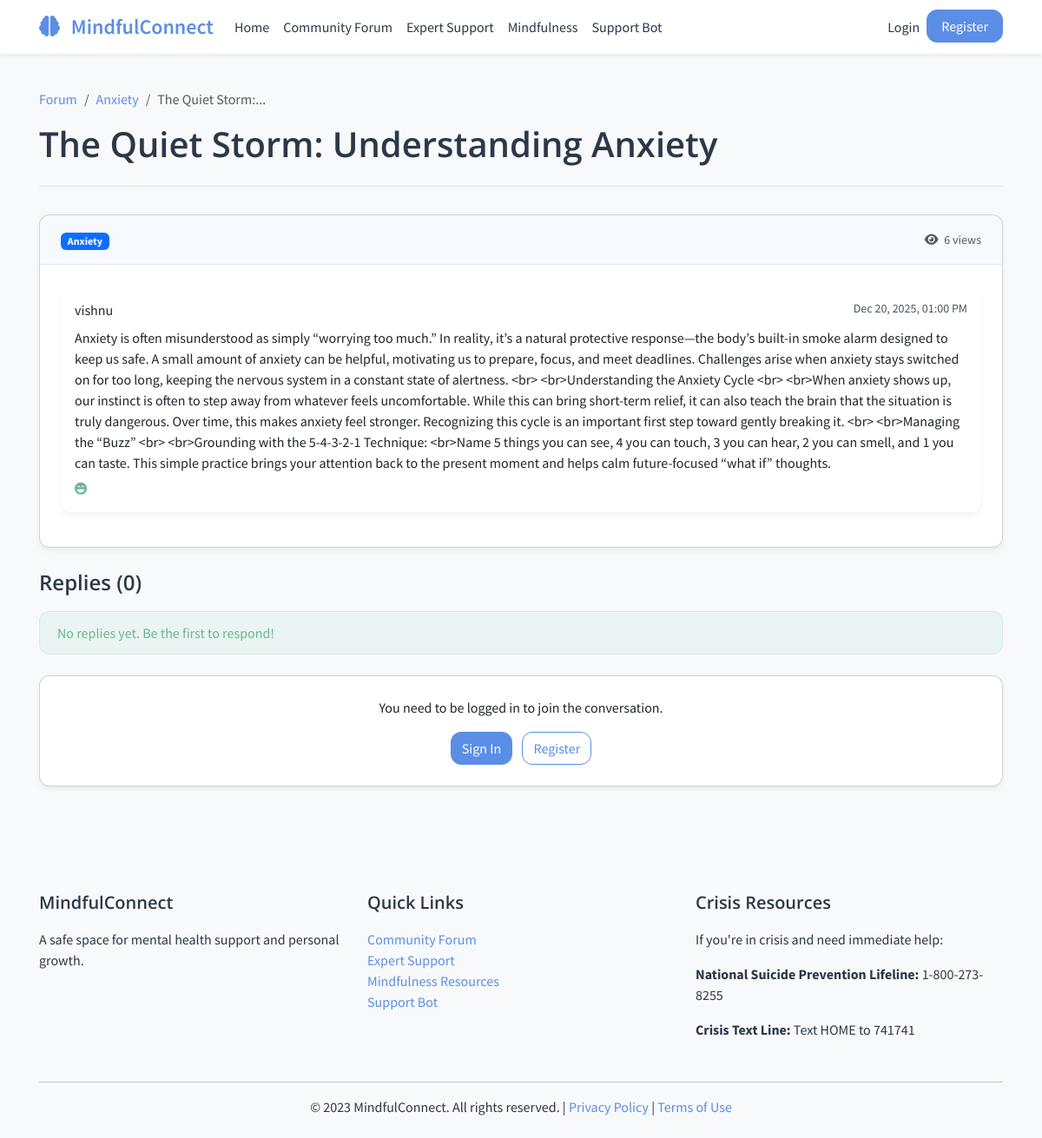
Screenshot of /forum/topic/2 with the database file from the repository.
### models.py (models this page shows, shortened)
class ForumTopic(db.Model):
    id = db.Column(db.Integer, primary_key=True)
    title = db.Column(db.String(255), nullable=False)
    content = db.Column(db.Text, nullable=False)
    created_at = db.Column(db.DateTime, default=datetime.utcnow)
    updated_at = db.Column(db.DateTime, default=datetime.utcnow, onupdate=datetime.utcnow)
    user_id = db.Column(db.Integer, db.ForeignKey('user.id'))
    category = db.Column(db.String(50), nullable=False)
    views = db.Column(db.Integer, default=0)
    is_pinned = db.Column(db.Boolean, default=False)
    is_closed = db.Column(db.Boolean, default=False)
    sentiment_score = db.Column(db.Float, nullable=True)
    posts = db.relationship('ForumPost', backref='topic', lazy='dynamic')

class User(UserMixin, db.Model):
    id = db.Column(db.Integer, primary_key=True)
    username = db.Column(db.String(64), unique=True, nullable=False)
    email = db.Column(db.String(120), unique=True, nullable=False)
    password_hash = db.Column(db.String(256))
    date_joined = db.Column(db.DateTime, default=datetime.utcnow)
    display_name = db.Column(db.String(64), nullable=False)
    is_active = db.Column(db.Boolean, default=True)
    is_admin = db.Column(db.Boolean, default=False)
    forum_topics = db.relationship('ForumTopic', backref='author', lazy='dynamic')
    forum_posts = db.relationship('ForumPost', backref='author', lazy='dynamic')
    mood_entries = db.relationship('MoodEntry', backref='user', lazy='dynamic')
    journals = db.relationship('Journal', backref='user', lazy='dynamic')
    expert_profile = db.relationship('Expert', backref='user', uselist=False)
    @property
    def is_expert(self):
        return self.expert_profile is not None and self.expert_profile.is_verified

### routes/forum.py (the view, shortened to what this page needs)
@forum_bp.route('/topic/<int:topic_id>', methods=['GET', 'POST'])
def view_topic(topic_id):
    topic = ForumTopic.query.get_or_404(topic_id)
    posts = ForumPost.query.filter_by(topic_id=topic_id).order_by(ForumPost.created_at).all()
    topic.views += 1
    db.session.commit()
    form = PostForm()
    return render_template('forum/topic.html',
                          title=topic.title,
                          topic=topic,
                          posts=posts,
                          form=form)

### templates/forum/topic.html (shortened to what this page needs)
{% extends 'layout.html' %}
{% block page_header %}
<nav aria-label="breadcrumb">
    <ol class="breadcrumb">
        <li class="breadcrumb-item"><a href="{{ url_for('forum.index') }}">Forum</a></li>
        <li class="breadcrumb-item"><a href="{{ url_for('forum.index', category=topic.category) }}">{{ topic.category|capitalize }}</a></li>
        <li class="breadcrumb-item active" aria-current="page">{{ topic.title|truncate(30) }}</li>
    </ol>
</nav>
<div class="d-flex justify-content-between align-items-center flex-wrap">
    <h1 class="page-title">{{ topic.title }}</h1>
</div>
{% endblock %}
{% block content %}
<div class="mb-4">
    <div class="card mb-4">
        <div class="card-header d-flex justify-content-between align-items-center">
            <div>
                <span class="badge bg-primary">{{ topic.category|capitalize }}</span>
            </div>
            <small class="text-muted">
                <i class="fas fa-eye me-1"></i> {{ topic.views }} views
            </small>
        </div>
        <div class="card-body">
            <div class="forum-post">
                <div class="forum-post-header">
                    <div class="forum-post-author">
                        {{ topic.author.display_name }}
                        {% if topic.author.is_expert %}
                        <span class="badge bg-accent ms-1">Expert</span>
                        {% endif %}
                    </div>
                    <div class="forum-post-date">
                        {{ topic.created_at.strftime('%b %d, %Y, %I:%M %p') }}
                    </div>
                </div>
                <div class="forum-post-content">
                    {{ topic.content | e | replace('\n', '<br>') | safe }}
                </div>
                <div class="forum-post-footer">
                    <span data-sentiment-score="{{ topic.sentiment_score }}"></span>
                </div>
            </div>
        </div>
    </div>
    <h4 class="mb-3">Replies ({{ posts|length }})</h4>
    {% if posts %}
        {% for post in posts %}
        <div class="forum-post" id="post-{{ post.id }}">
            <div class="forum-post-header">
                <div class="forum-post-author">
                    {{ post.author.display_name }}
                    {% if post.author.is_expert %}
                    <span class="badge bg-accent ms-1">Expert</span>
                    {% endif %}
                    {% if post.is_solution %}
                    <span class="badge bg-success ms-1">Solution</span>
                    {% endif %}
                </div>
                <div class="forum-post-date">
                    {{ post.created_at.strftime('%b %d, %Y, %I:%M %p') }}
                </div>
            </div>
            <div class="forum-post-content">
                {{ post.content | e | replace('\n', '<br>') | safe }}
            </div>
            <div class="forum-post-footer">
                <span data-sentiment-score="{{ post.sentiment_score }}"></span>
                <div>
                    {% if current_user.is_authenticated %}
                        {% if current_user.id == post.user_id or current_user.is_admin %}
                        <a href="{{ url_for('forum.edit_post', post_id=post.id) }}" class="me-2">
                            <i class="fas fa-edit me-1"></i> Edit
                        </a>
                        {% endif %}
                        <a href="{{ url_for('forum.report_post', post_id=post.id) }}">
                            <i class="fas fa-flag me-1"></i> Report
                        </a>
                    {% endif %}
                </div>
            </div>
        </div>
        {% endfor %}
    {% else %}
        <div class="alert alert-secondary">
            <p class="mb-0">No replies yet. Be the first to respond!</p>
        </div>
    {% endif %}
    {% if current_user.is_authenticated and not topic.is_closed %}
    <div class="card mt-4">
        <div class="card-header">
            <h5 class="mb-0">Post a Reply</h5>
        </div>
        <div class="card-body">
            <form method="POST" action="{{ url_for('forum.view_topic', topic_id=topic.id) }}" novalidate>
                {{ form.hidden_tag() }}
                <div class="mb-3">
                    {{ form.content.label(class="form-label") }}
                    {% if form.content.errors %}
                        {{ form.content(class="form-control is-invalid", rows=5, data_sentiment_analysis="true") }}
                        <div class="invalid-feedback">
                            {% for error in form.content.errors %}
                                {{ error }}
                            {% endfor %}
                        </div>
                    {% else %}
                        {{ form.content(class="form-control", rows=5, data_sentiment_analysis="true") }}
                    {% endif %}
                    <small class="form-text text-muted">Be respectful and supportive. Remember our <a href="#" data-bs-toggle="modal" data-bs-target="#guidelinesModal">community guidelines</a>.</small>
                </div>
                <div class="d-flex justify-content-end">
                    {{ form.submit(class="btn btn-primary") }}
                </div>
            </form>
        </div>
    </div>
    {% elif topic.is_closed %}
    <div class="alert alert-secondary mt-4">
        <p class="mb-0">This topic is closed and no longer accepting replies.</p>
    </div>
    {% elif not current_user.is_authenticated %}
    <div class="card mt-4">
        <div class="card-body text-center">
            <p class="mb-3">You need to be logged in to join the conversation.</p>
            <a href="{{ url_for('auth.login', next=request.path) }}" class="btn btn-primary">Sign In</a>
            <a href="{{ url_for('auth.register') }}" class="btn btn-outline-primary ms-2">Register</a>
        </div>
    </div>
    {% endif %}
</div>
{% endblock %}

### static/css/style.css (style rules this page uses)
:root { --primary: #5B8EE6; --primary-light: #7DA0EA; --primary-dark: #4A7CD5; --secondary: #7BC9A3; --secondary-light: #8FD3B3; --secondary-dark: #69B792; --background: #F8F9FB; --text: #2D3748; --text-light: #4A5568; --accent: #FFB084; --accent-light: #FFBF9E; --accent-dark: #FF9E69; --warning: #FF6B6B; --warning-light: #FF8585; --warning-dark: #FF5252; --white: #FFFFFF; --border-radius: 12px; --box-shadow: 0 4px 6px rgba(0, 0, 0, 0.05); --transition: all 0.3s ease; }
body { font-family: 'Source Sans Pro', 'Open Sans', sans-serif; font-size: 16px; line-height: 1.5; color: var(--text); background-color: var(--background); margin: 0; padding: 0; }
h1, h2, h3, h4, h5, h6 { font-family: 'Open Sans', sans-serif; font-weight: 600; margin-bottom: 1rem; color: var(--text); }
h1 { font-size: 2.5rem; line-height: 1.2; }
h4 { font-size: 1.5rem; line-height: 1.35; }
p { margin-bottom: 1rem; }
a { color: var(--primary); text-decoration: none; transition: var(--transition); }
.page-title { margin-bottom: 0.5rem; }
.card { background-color: var(--white); border-radius: var(--border-radius); box-shadow: var(--box-shadow); margin-bottom: 1.5rem; overflow: hidden; transition: var(--transition); }
.card-header { padding: 1rem 1.5rem; background-color: rgba(91, 142, 230, 0.05); border-bottom: 1px solid rgba(45, 55, 72, 0.1); }
.card-body { padding: 1.5rem; }
.btn { display: inline-block; font-weight: 500; text-align: center; white-space: nowrap; vertical-align: middle; user-select: none; border: 1px solid transparent; padding: 0.375rem 0.75rem; font-size: 1rem; line-height: 1.5; border-radius: var(--border-radius); transition: var(--transition); cursor: pointer; }
.btn-primary { color: var(--white); background-color: var(--primary); border-color: var(--primary); }
.btn-outline-primary { color: var(--primary); background-color: transparent; border-color: var(--primary); }
.alert { position: relative; padding: 0.75rem 1.25rem; margin-bottom: 1rem; border: 1px solid transparent; border-radius: var(--border-radius); }
.alert-secondary { color: var(--secondary-dark); background-color: rgba(123, 201, 163, 0.1); border-color: rgba(123, 201, 163, 0.2); }
.forum-post { padding: 1rem; border-radius: var(--border-radius); margin-bottom: 1rem; background-color: var(--white); box-shadow: var(--box-shadow); }
.forum-post-header { display: flex; justify-content: space-between; margin-bottom: 0.5rem; }
.forum-post-author { font-weight: 500; }
.forum-post-date { color: var(--text-light); font-size: 0.875rem; }
.forum-post-content { margin-bottom: 0.5rem; }
.forum-post-footer { display: flex; justify-content: space-between; color: var(--text-light); font-size: 0.875rem; }

### rows the page displays
ForumTopic: category "Anxiety", title "The Quiet Storm:...", title "The Quiet Storm: Understanding Anxiety", views "6", created_at "Dec 20, 2025, 01:00 PM", content "Anxiety is often misunderstood as simply “worrying too much.” In reality, it’s a natural protective response—the body’s built-in smoke alarm designed to keep us safe. A small amount of anxiety can be helpful, motivating us to prepare, focus, and meet deadlines. Challenges arise when anxiety stays switched on for too long, keeping the nervous system in a constant state of alertness. <br> <br>Understanding the Anxiety Cycle <br> <br>When anxiety shows up, our instinct is often to step away from whatever feels uncomfortable. While this can bring short-term relief, it can also teach the brain that the situation is truly dangerous. Over time, this makes anxiety feel stronger. Recognizing this…"
User: author.display_name "vishnu"

### other values shown
{{ posts|length }} "0"
